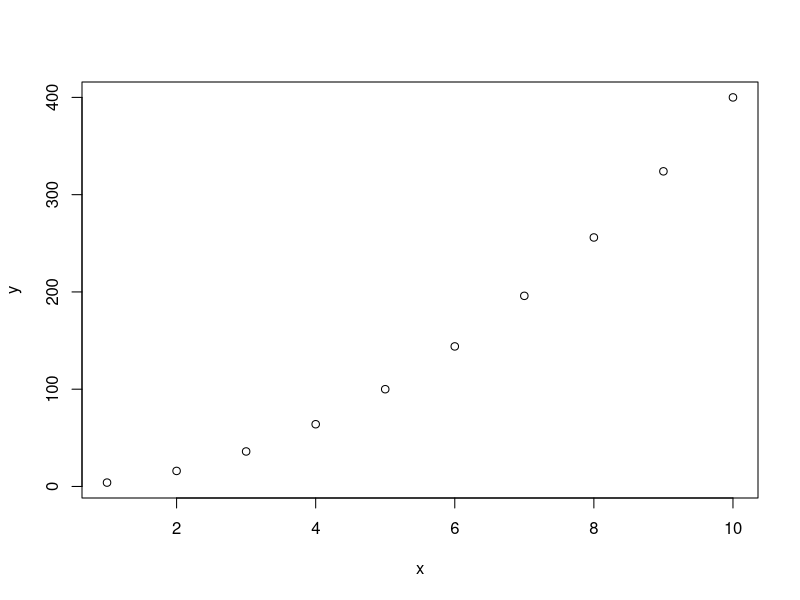
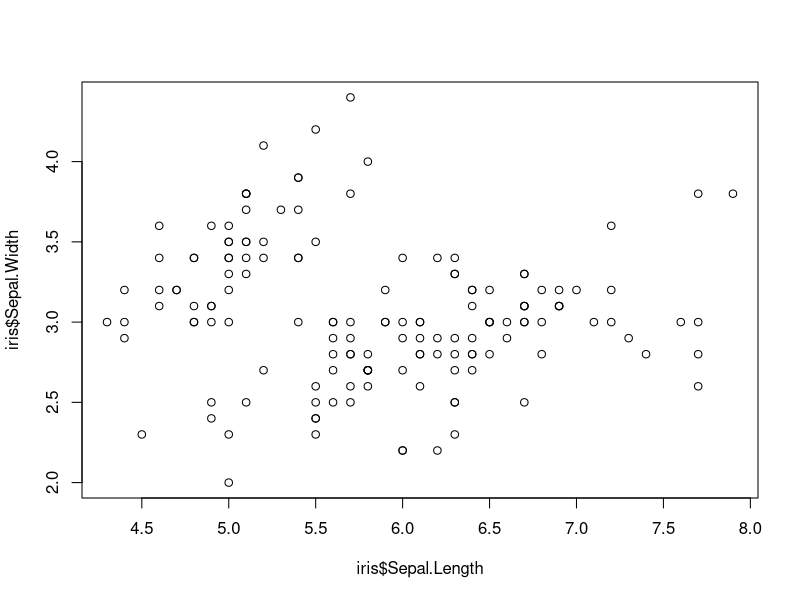
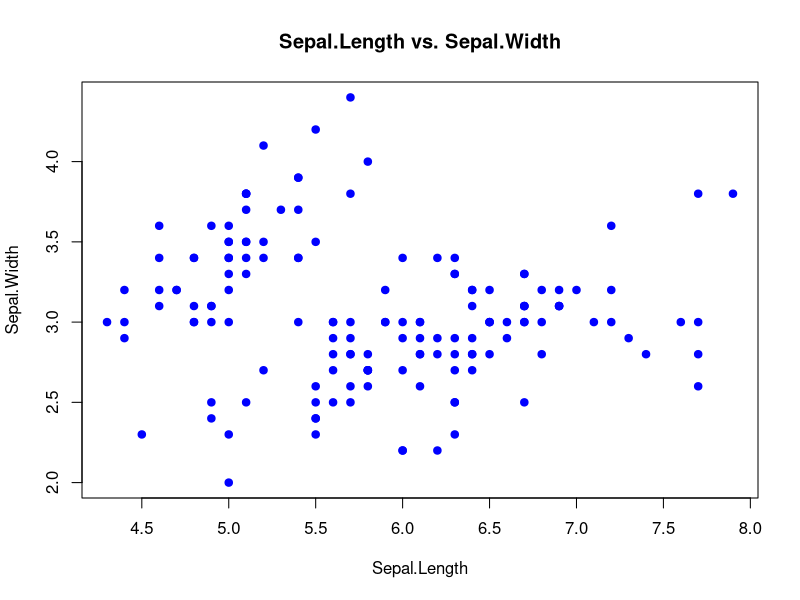
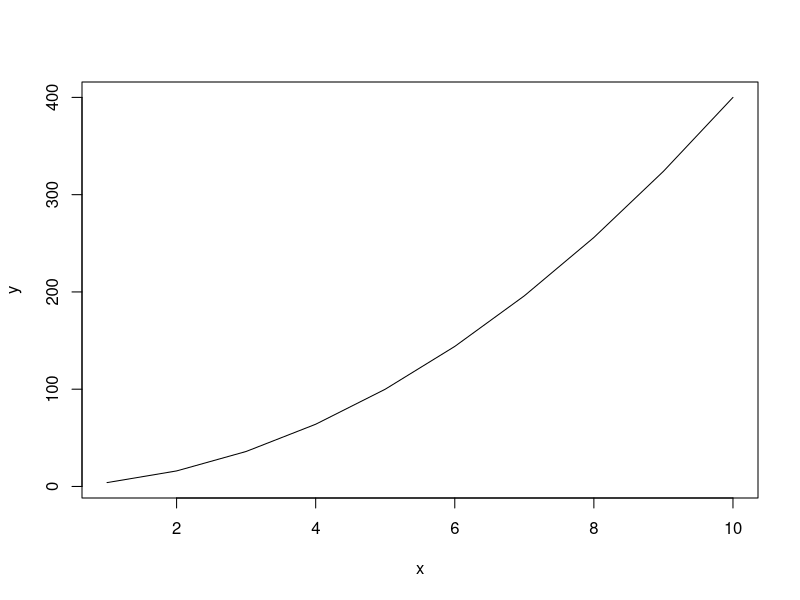
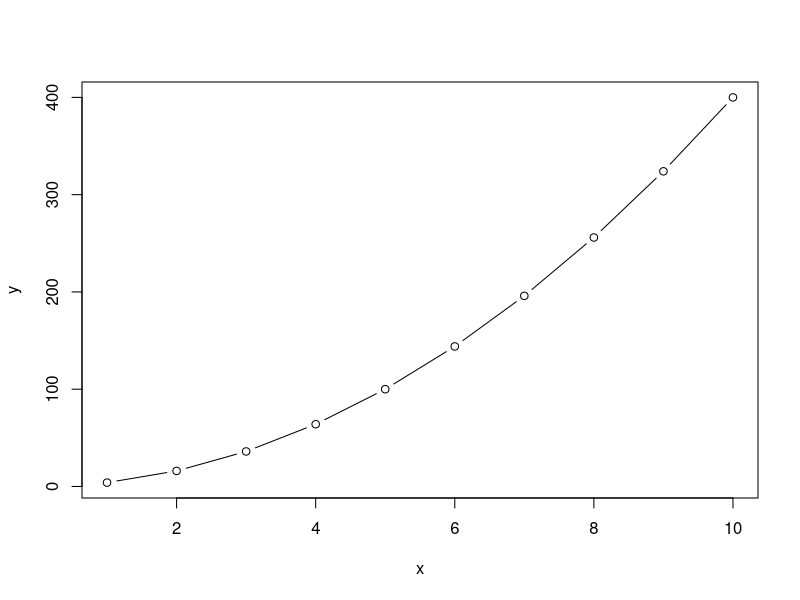
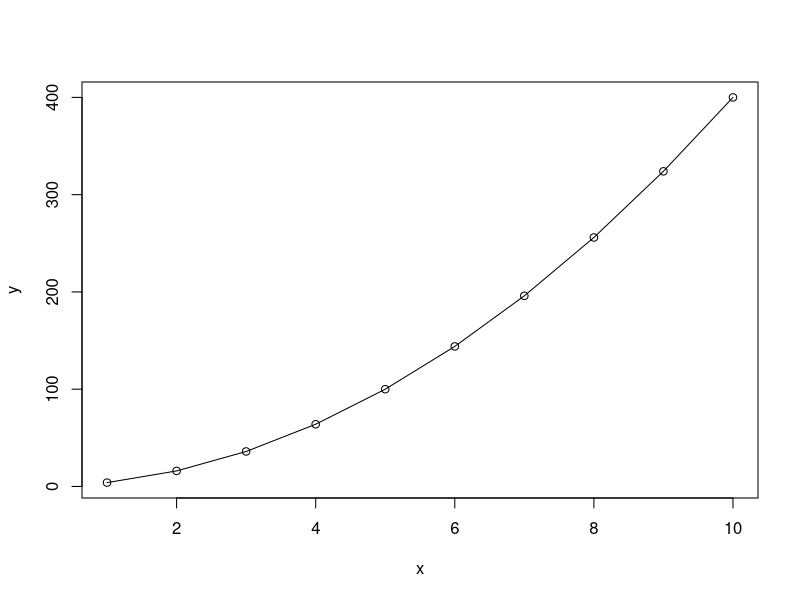
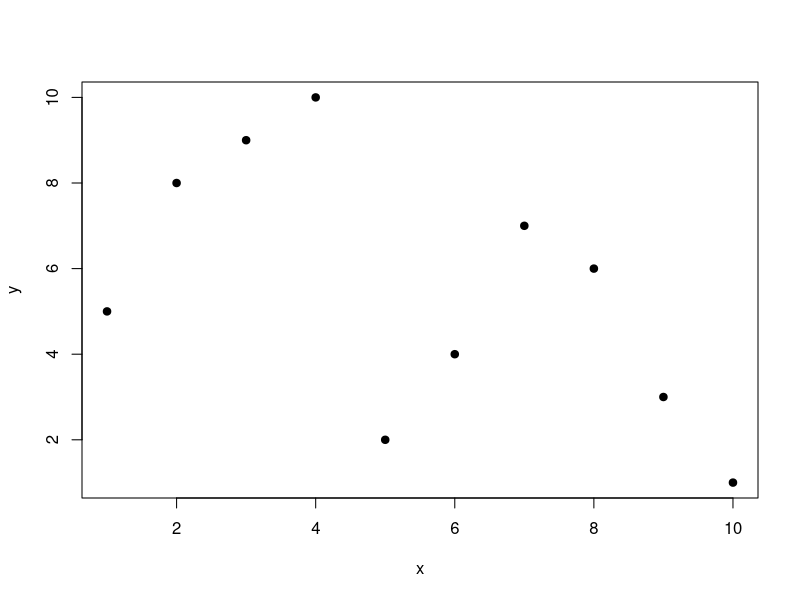
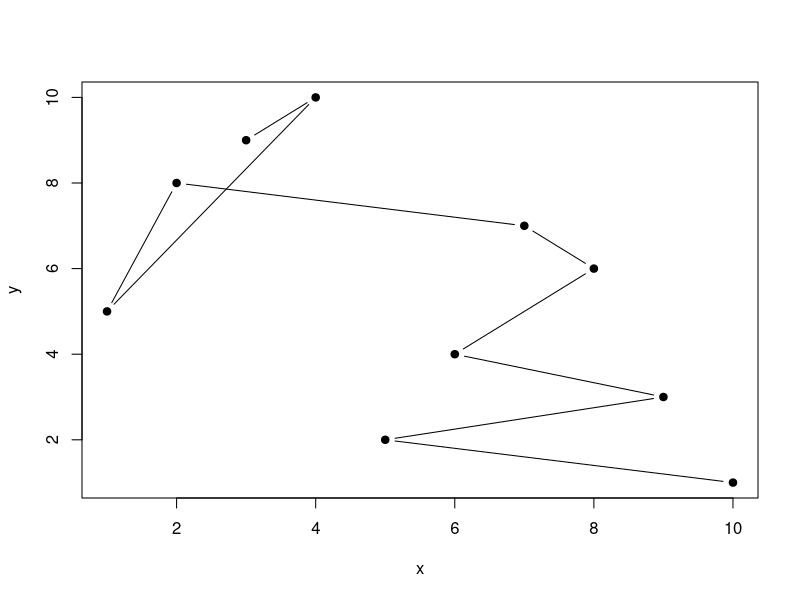

Here is the R script that generated these plots, in order:
## ---- chunk 1
knitr::opts_chunk$set(echo = TRUE, fig.width = 6, fig.height = 5)
## ---- chunk 2
# install.packages('ggplot2')
library(ggplot2)
library(dplyr)
library(tidyr)
## ---- chunk 3
data(iris)
head(iris)
## ---- chunk 4
x = 1:10
y = seq(2,20,2) ^ 2
x
y
## ---- chunk 5
plot(x, y)
## ---- chunk 6
plot(iris$Sepal.Length, iris$Sepal.Width)
## ---- chunk 7
plot(iris$Sepal.Length, iris$Sepal.Width,
     main = "Sepal.Length vs. Sepal.Width", # the title
     xlab = "Sepal.Length", # Label of X-axis
     ylab = "Sepal.Width", # Label of Y-axis 
     col = "blue", # color of plot
     pch = 19, # type of dots - 19 corresponds to the painted (solid) points
     cex = 1, # size of dots
     ) 
## ---- chunk 8
plot(x, y,type = 'l') 
plot(x, y,type = 'b')
plot(x, y, type = 'o' )
## ---- chunk 9
x = c(10,5,9,6,8,7,2,1,4,3)
y = c(1:4, 6:8,5,10,9)

plot(x, y, type = "p", pch=19)
plot(x, y, type = "b",  pch=19)
## ---- chunk 10
# Advanced

# indexes_to_sort = order(x)
# x_sorted = x[indexes_to_sort]
# y_sorted = y[indexes_to_sort]
# plot(x_sorted, y_sorted, type = "b", pch=19)

df = data.frame(x, y) %>% arrange(x)
plot(df$x, df$y,type = "b", pch=19)

## ---- chunk 11
heights = c(Roman = 190, Ann = 172, Charlie = 121) # named vector
barplot(heights)
## ---- chunk 12
barplot(heights, 
        main = "Heights of people", # the title 
        xlab = "Height", # Label of X-axis 
        ylab = "Name", # Label of Y-axis 
        col = "lightblue", # color of inner part of bars
        border = "blue", # color of borders
        horiz = TRUE, # make barplot horizontal
        xlim = c(0,200) # limits of values showd on x-axis
        )
## ---- chunk 13
number_of_species = table(iris$Species)
barplot(number_of_species,
        col = 'violet')
## ---- chunk 14
hist(iris$Sepal.Length, # only x-axis! 
     main = "Sepal.Length distribution", 
     xlab = "Sepal.length", 
     col = "lightgreen", 
     breaks = 8 # number of x-axis splits for frequency calculation in each of the resulting ranges
     )
## ---- chunk 15
hist(iris$Sepal.Length,
     main = "Sepal.Length distribution", 
     xlab = "Sepal.length", 
     col = "lightgreen", 
     breaks = 16) # <---- changed
## ---- chunk 16
boxplot(iris$Sepal.Length, 
        # main = "Sepal.Length", 
        ylab = "",
        xlab = "Sepal.Length", 
        col = "darkviolet",
        horizontal = T)
## ---- chunk 17
boxplot(iris$Sepal.Length ~ iris$Species, 
        main = "Sepal.Length",
        xlab = "Species",
        ylab = "Sepal.Length", 
        col = "darkviolet",
        horizontal = F)
